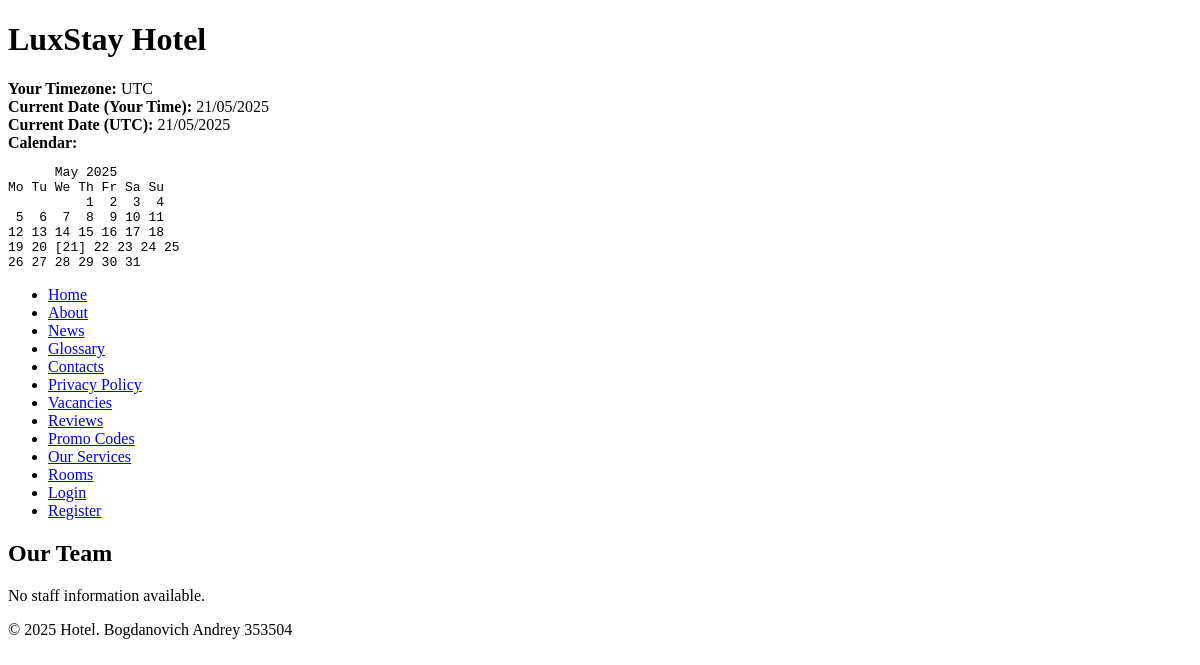
Before: /contacts/ with the older database file.
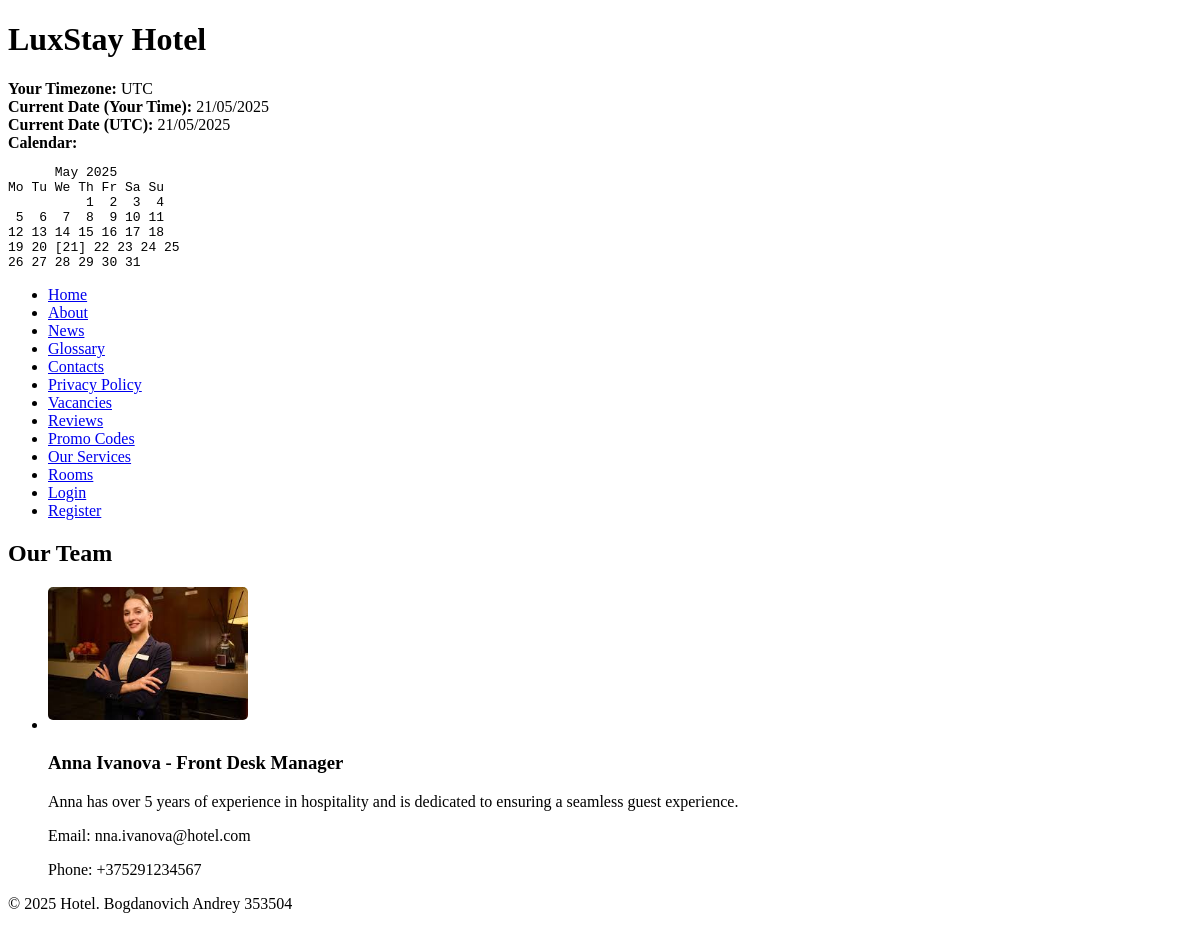
After: the same page with the newer database file.
### hotel/models.py (models this page shows, shortened)
class Staff(models.Model):
    name = models.CharField(max_length=100)
    position = models.CharField(max_length=100)
    photo = models.ImageField(upload_to='staff/', blank=True, null=True)
    description = models.TextField()
    email = models.EmailField(blank=True, null=True)
    phone = models.CharField(max_length=20, blank=True, null=True)
    order = models.PositiveIntegerField(default=0)
    class Meta:
        ordering = ['order']
        verbose_name_plural = "Staff"

### hotel/views.py (the view)
# urls.py: path('contacts/', views.contacts, name='contacts'),
def contacts(request):
    staff = Staff.objects.all().order_by('order')
    return render(request, 'hotel/contacts.html', {'staff': staff})

### hotel/templates/hotel/contacts.html (shortened to what this page needs)
{% extends "hotel/base.html" %}
{% block content %}
    <h2>Our Team</h2>
    {% if staff %}
        <ul>
            {% for member in staff %}
                <li>
                    {% if member.photo %}
                        <img src="{{ member.photo.url }}" alt="{{ member.name }}" style="max-width: 200px; border-radius: 5px; margin-bottom: 10px;">
                    {% endif %}
                    <h3>{{ member.name }} - {{ member.position }}</h3>
                    <p>{{ member.description }}</p>
                    {% if member.email %}
                        <p>Email: {{ member.email }}</p>
                    {% endif %}
                    {% if member.phone %}
                        <p>Phone: {{ member.phone }}</p>
                    {% endif %}
                </li>
            {% endfor %}
        </ul>
    {% else %}
        <p>No staff information available.</p>
    {% endif %}
{% endblock %}

Changed rows visible on the page:
added Staff: photo (picture), name "Anna Ivanova", position "Front Desk Manager", description "Anna has over 5 years of experience in hospitality and is dedicated to ensuring a seamless guest experience.", email "nna.ivanova@hotel.com", phone "+375291234567"
Other visible differences:
text no longer shown: "No staff information available."
